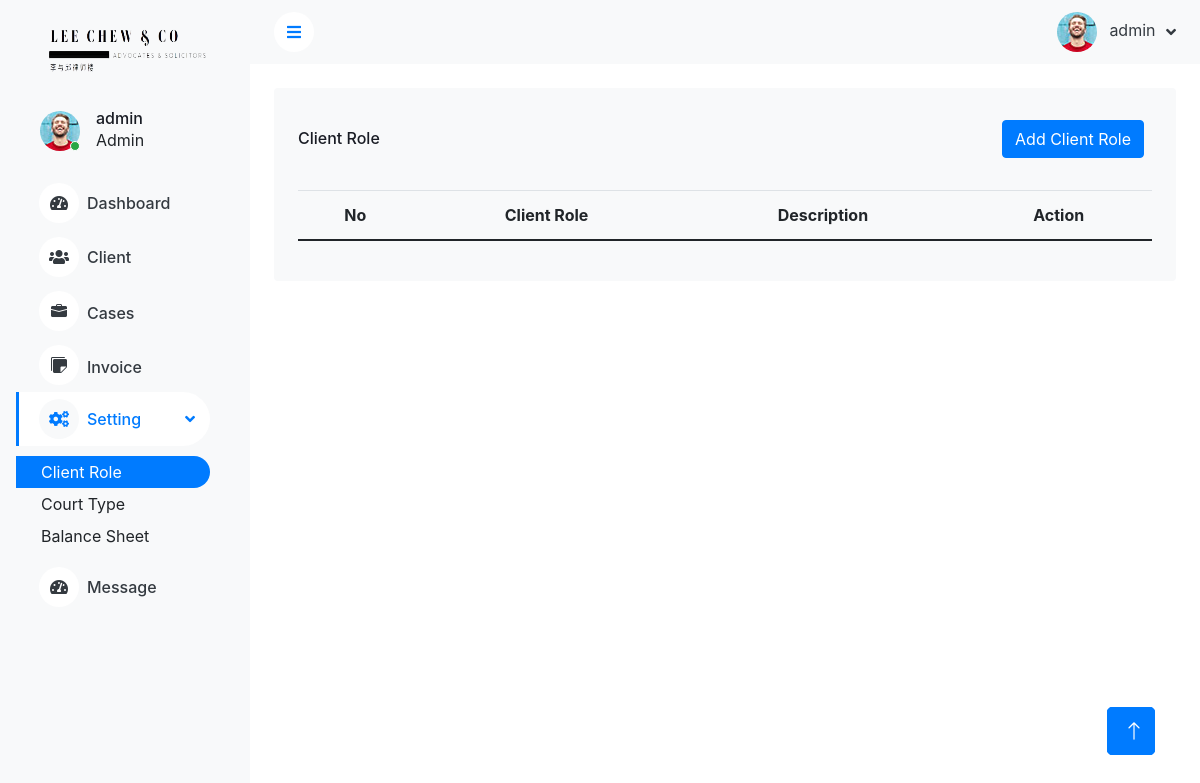
Page /client_role/ (signed in) on the earlier database version.
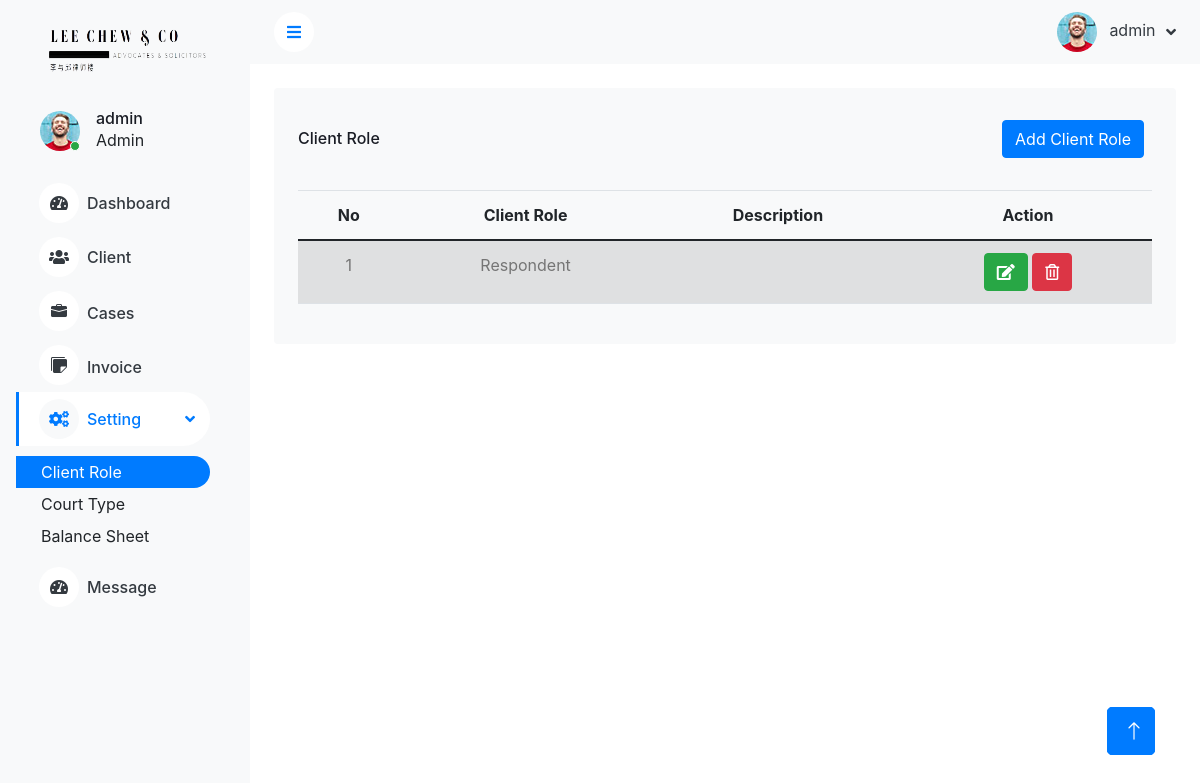
Same page on the later database version.
### myadmin/models.py (models this page shows, shortened)
class ClientRole(models.Model):
    created_at = models.DateTimeField(auto_now_add=True)
    client_role = models.CharField(max_length=100)
    client_role_description = models.CharField(max_length=500, blank=True)
    uniqueId = models.CharField(null=True, blank=True, max_length=100)
    slug = models.SlugField(max_length=500, unique=True, blank=True, null=True)
    date_created = models.DateTimeField(blank=True, null=True)
    last_updated = models.DateTimeField(blank=True, null=True)

### myadmin/views.py (the view)
# urls.py: path("client_role/", views.client_role, name="client_role"),
@login_required
def client_role(request):
    records = ClientRole.objects.all()
    is_add = request.session.pop("is_add", False)
    is_update = request.session.pop("is_update", False)
    context = {
        "records": records,
        "is_add": is_add,
        "is_update": is_update,
    }
    return render(request, "main/setting/client_role.html", context)

### myadmin/templates/main/setting/client_role.html (shortened to what this page needs)
{% extends "navigation/base.html" %} {% block content %} {% load static %}
<div class="container-fluid pt-4 px-4">
    <div class="bg-light text-center rounded p-4">
        <div class="d-flex align-items-center justify-content-between mb-4">
            <h6 class="mb-0">Client Role</h6>
            <button type="button" class="btn btn-primary w-30 m-2" data-bs-toggle="modal" data-bs-target="#addClientRoleModal">
                            Add Client Role
                          </button>
        </div>
        <div class="table-responsive">
            <table id="clientTable" class="table table-striped table-hover">
                <thead>
                    <tr>
                        <th scope="col">No</th>
                        <th scope="col">Client Role</th>
                        <th scope="col">Description</th>
                        <th scope="col">Action</th>
                    </tr>
                </thead>
                <tbody>
                    {% if records %} {% for record in records %}
                    <tr>
                        <td>{{ forloop.counter }}</td>
                        <td>{{ record.client_role }}</td>
                        <td>{{ record.client_role_description }}</td>
                        <td>
                            <button type="submit" class="btn btn-success edit-button" data-record-id="{{ record.id }}" data-bs-toggle="modal" data-bs-target="#updateClientRoleModal{{record.id}}">
                                            <i class="fas fa-edit"></i>
                                        </button>
                            <button type="button" class="btn btn-danger delete-button" data-record-id="{{ record.id }}" data-bs-toggle="modal" data-bs-target="#deleteConfirmationModal">
                                            <i class="far fa-trash-alt"></i>
                                        </button>
                    </tr>
                    {% endfor %} {% endif %}
                </tbody>
            </table>
        </div>
    </div>
</div>
<a href="# " class="btn btn-lg btn-primary btn-lg-square back-to-top "></a>
</div>
</body>
</html>
{%endblock%}

Differences in the rows shown:
added ClientRole: client_role "Respondent"
